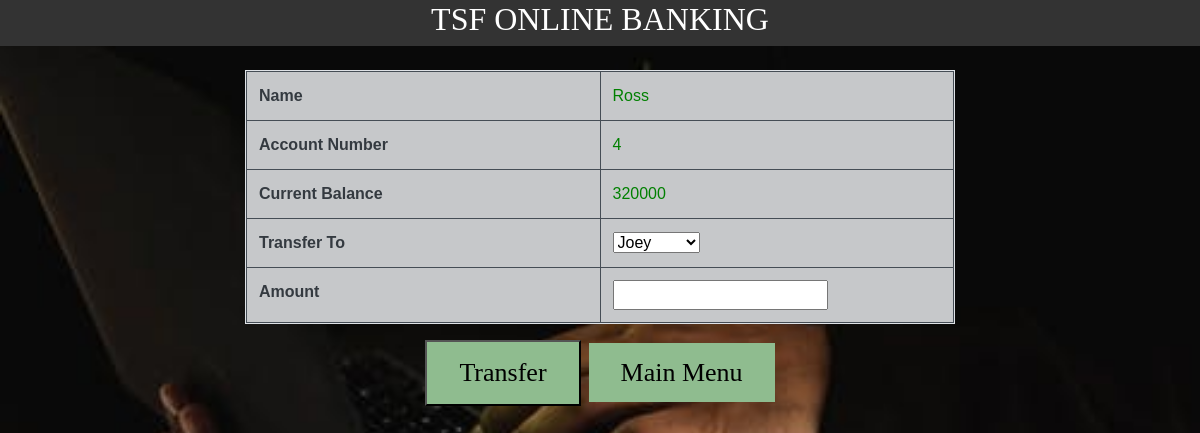
Screenshot of /transfer.php?ano=4 with the database file from the repository.
### tables this page shows
CREATE TABLE `customer_details` (
  `name` varchar(55) NOT NULL,
  `email` varchar(44) NOT NULL,
  `account_no` int(11) NOT NULL,
  `current_bal` int(33) NOT NULL,
  `address` text NOT NULL
);

### transfer.php (the view, shortened to what this page needs)
<!DOCTYPE html>
<html>
<head>
    <link rel="stylesheet" href="https://stackpath.bootstrapcdn.com/bootstrap/4.5.2/css/bootstrap.min.css"
>
     <link rel="stylesheet" href="https://use.fontawesome.com/releases/v5.12.1/css/all.css">
    <link rel="stylesheet" href="https://cdnjs.cloudflare.com/ajax/libs/font-awesome/4.7.0/css/font-awesome.min.css">
    <?php
$user = 'root';
$password = '';
$database = 'bank';
$servername='localhost:3306';
$mysqli = new mysqli($servername, $user,
                $password, $database);
    $cid = mysqli_real_escape_string($mysqli, $_GET["ano"]);
    $sql =  "SELECT * FROM customer_details WHERE account_no='".$cid."'";
    $result = $mysqli->query($sql);
  $cust_sql = "SELECT * FROM customer_details ORDER BY account_no ASC ";
$cust_result = $mysqli->query($cust_sql);
?>
</head>
<body>
  <div class="topnav" >
 <h1 style="color:white;"> TSF ONLINE BANKING </h1>
</div>
<center>
 <div class="container my-4">
   <div class="col-lg-8">
     <form action="transfer.php?ano=<?php  echo $_GET['ano']; ?>" method="post">
       <table class=" table table-responsive table-striped table-hover table-bordered">
           <?php
                while($rows=$result->fetch_assoc())
                {
             ?>
        <tr class="table-dark text-dark">
            <th width="390">Name</th>
            <td><?php echo $rows['name'];?> </td>
        </tr>
        <tr class="table-dark text-dark">
            <th width="50%">Account Number</th>
            <td><?php echo $rows['account_no'];?></td>
        </tr>
        <tr class="table-dark text-dark">
            <th width="50%">Current Balance</th>
            <td><?php echo $rows['current_bal'];?> </td>
        </tr>
        <tr class="table-dark text-dark">
            <th width="50%">Transfer To</th>
             <td>
    <select name="transfer_to" width="298px">
      <?php
                while($cust_rows=$cust_result->fetch_assoc())
                {
        if($rows['account_no']!= $cust_rows['account_no'])
        {
             ?>
    <option value="<?php echo $cust_rows['account_no']?>"><?php echo $cust_rows['name']?> </option>
    <?php } }?> </select>
     </td>
        </tr>
         <tr class="table-dark text-dark">
         <th width="50%">Amount</th>
         <td> <input type="number" name="amount" /> </td>
         </tr>
     <?php
                }
             ?>
  </table>
   <h1> <button type="submit" class="button button1" name="submit">Transfer </button>
  <a class="button1 button"href="view_customers.php"> Main Menu </a>
  </h1>
 </form>
</center>
</body>
</html>

### transfer.php (style rules this page uses)
body { background : radial-gradient(#fff,#ffd6d6); background-image: url("bank1.jpeg"); background-repeat: no-repeat; background-size: 100%; font-family: Arial, Helvetica, sans-serif; }
td { color: green; }
.topnav { overflow: hidden; background-color: #333; }
h1 { text-align: center; color: #006600; font-size: xx-large; font-family: 'Gill Sans', 'Gill Sans MT', ' Calibri', 'Trebuchet MS', 'sans-serif'; }
.button1 { background-color:#8FBC8F; color: black; padding: 15px 32px; text-align: center; font-size: 26px; }

### rows the page displays
customer_details: name "Ross", account_no "4", current_bal "320000"

### other values shown
form field transfer_to "Joey"
